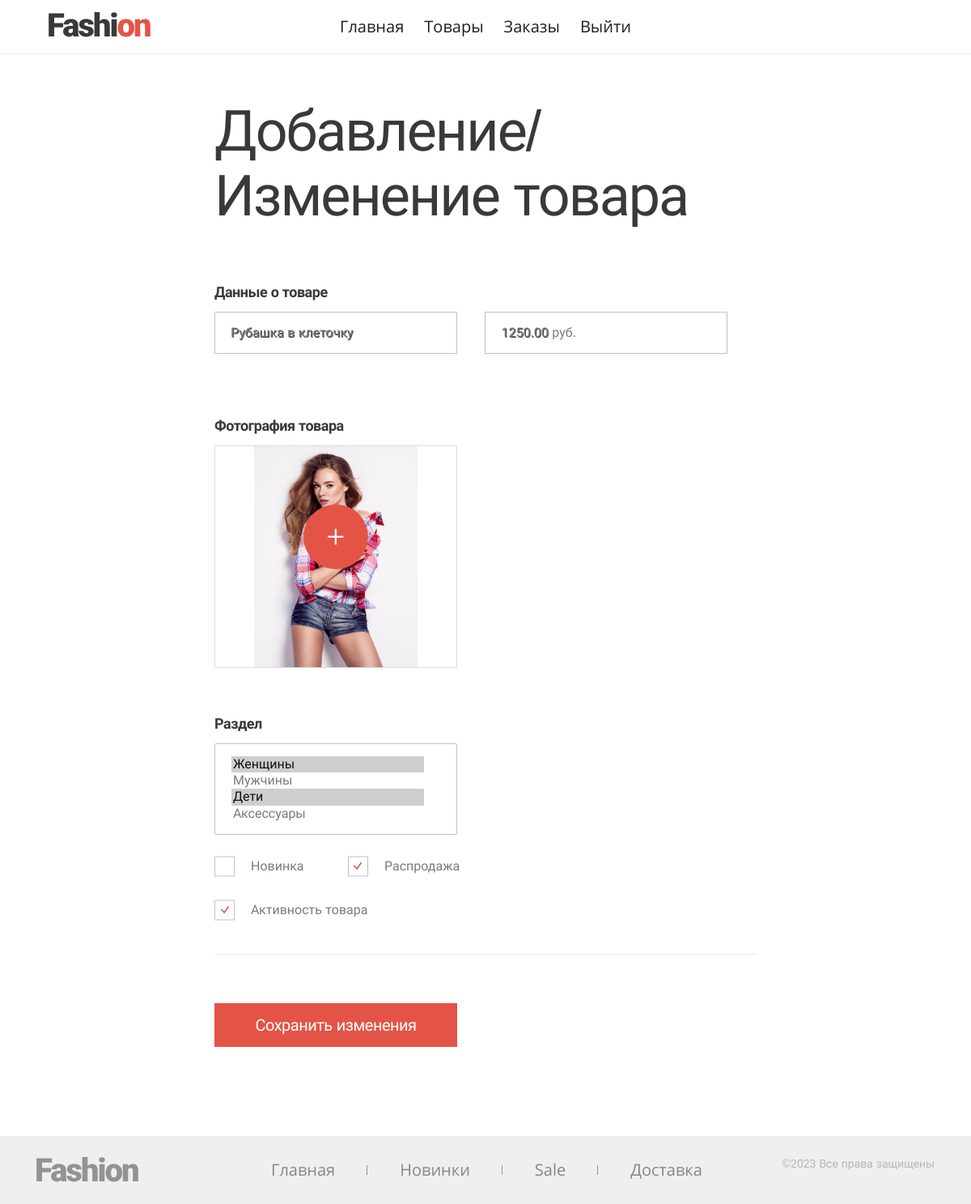
The page /admin/add/?id=5 (signed in) on the database its author committed.
### tables this page shows
CREATE TABLE IF NOT EXISTS `products` (
  `id` int(20) NOT NULL AUTO_INCREMENT COMMENT 'id товара',
  `name` varchar(255) NOT NULL DEFAULT '0' COMMENT 'Название товара',
  `price` decimal(12,2) unsigned NOT NULL DEFAULT '0.00' COMMENT 'Цена товара',
  `image` varchar(255) NOT NULL DEFAULT '0' COMMENT 'Имя файла с изображением товара',
  `new` tinyint(1) NOT NULL DEFAULT '0' COMMENT 'Признак новизны товара: 1 - новинка, 0 -нет',
  `sale` tinyint(1) NOT NULL DEFAULT '0' COMMENT 'Признак, что товар на распродаже: 1 - да, 0 -нет',
  `deleted` tinyint(1) NOT NULL DEFAULT '0' COMMENT 'Признак, что товар был удален: 1 - да, 0 -нет',
  `active` tinyint(1) NOT NULL DEFAULT '0' COMMENT 'Признак активности товар: 1 - да, 0 -нет',
  PRIMARY KEY (`id`)
);

### include/dbFunctions.php (called while the page is built, shortened)
<?php
function dbConnect() {
    $host = HOST;
    $user = USER;
    $password = PASSWORD;
    $dbname = DB_NAME;
    static $connection = null;
    if (null === $connection) {
        $connection = mysqli_connect($host, $user, $password, $dbname);
    }
    return $connection;
}

### admin/include/dbFunctions.php (called while the page is built, shortened)
<?php
function getProduct(int $id = 0)
{
    $sqlRequestStringProd = "SELECT p.* FROM products AS p
                            WHERE p.id = $id";
    $sqlRequestStringCat = "SELECT c.name AS category FROM products AS p
                            INNER JOIN category_product AS cp ON cp.product_id = p.id
                            INNER JOIN categories AS c ON cp.category_id = c.id
                            WHERE p.id = $id";
    $product = mysqli_fetch_assoc(mysqli_query(dbConnect(), "$sqlRequestStringProd"));
    $result = mysqli_query(dbConnect(), "$sqlRequestStringCat");
    while ($row = mysqli_fetch_row($result)) {
        $product['categories'][] = $row[0];
    }
    return $product;
}

### admin/add/index.php (the view, shortened to what this page needs)
<?php
include $_SERVER['DOCUMENT_ROOT'] . '/admin/templates/admin_head.php';
if (isset($_SESSION['isAuth']) && $_SESSION['isAuth'] == true) {
  include $_SERVER['DOCUMENT_ROOT'] . '/admin/templates/admin_header.php';
  if (isset($_GET['id'])) {
    $id = htmlentities($_GET['id']);
    $product = getProduct($id);
  } else {
    $product = 0;
  }
?>
<main class="page-add">
  <h1 class="h h--1">Добавление/Изменение товара</h1>
  <form class="custom-form" action="/admin/handlers/changeProduct.php" method="post" id="addProd" enctype="multipart/form-data" name="product-info">
    <fieldset class="page-add__group custom-form__group">
      <legend class="page-add__small-title custom-form__title">Данные о товаре</legend>
      <label for="product-name" class="custom-form__input-wrapper page-add__first-wrapper">
        <input type="text" class="custom-form__input" name="product-name" id="product-name"
            value="<?php if ($product) { echo $product['name']; }?>" required>
        <p class="custom-form__input-label">
          <?php
          if ($product) {
            echo $product['name'];
          } else { ?> Название товара <?php } ?>
        </p>
      </label>
      <label for="product-price" class="custom-form__input-wrapper">
        <input type="text" class="custom-form__input" name="product-price" id="product-price"
        value="<?php if ($product) { echo $product['price']; }?>" required>
        <p class="custom-form__input-label">
          <?php
          if ($product) {
            echo $product['price'] . " руб.";
          } else { ?> Цена товара <?php } ?>
        </p>
      </label>
    </fieldset>
    <fieldset class="page-add__group custom-form__group">
        <legend class="page-add__small-title custom-form__title">Фотография товара</legend>
        <ul class="add-list">
            <li class="add-list__item add-list__item--add" >
                <?php if ($product) { ?>
                  <img src="/img/products/<?=$product['image']?>">
                  <label for="product-photo"></label>
                <?php } else { ?>
                <label for="product-photo">Добавить фотографию</label>
                <?php } ?>
            </li>
        </ul>
    </fieldset>
    <fieldset class="page-add__group custom-form__group">
      <legend class="page-add__small-title custom-form__title">Раздел</legend>
      <div class="page-add__select">
        <select name="categories[]" class="custom-form__select" multiple="multiple" required>
          <option value="female" <?php if (isset($product['categories']) && in_array('women', $product['categories']))
          { echo "selected"; } ?>>Женщины</option>
          <option value="male" <?php if (isset($product['categories']) && in_array('men', $product['categories'])) { echo "selected"; } ?>>Мужчины</option>
          <option value="children" <?php if (isset($product['categories']) && in_array('children', $product['categories'])) { echo "selected"; } ?>>Дети</option>
          <option value="accessories" <?php if (isset($product['categories']) && in_array('accessories', $product['categories'])) { echo "selected"; } ?>>Аксессуары</option>
        </select>
      </div>
      <label for="new" class="custom-form__checkbox-label">Новинка</label>
      <label for="sale" class="custom-form__checkbox-label">Распродажа</label>
      <br>
      <br>
      <br>
      <label for="active" class="custom-form__checkbox-label">Активность товара</label>
    </fieldset>
    <button class="button" type="submit" name="product-change" value="1">
    <?php if ($product) { ?> Сохранить изменения
    <?php } else { ?> Добавить товар <?php } ?>
    </button>
  </form>
</main>
<?php
} else {  ?>
  <h4>Вы не авторизованы, для входа пройдите по ссылке <button><a href="/admin/">Авторизация</a></button></h4>
<?php
}
include $_SERVER['DOCUMENT_ROOT'] . '/templates/footer.php';

### rows shown on the page
products: product-name "Рубашка в клеточку", name "Рубашка в клеточку", product-price "1250.00", price "1250.00", image (picture)

### other values the page prints
$value['title'] "Главная"
$value['title'] "Товары"
$value['title'] "Заказы"
$value['title'] "Выйти"
$value['title'] "Новинки"
$value['title'] "Sale"
$value['title'] "Доставка"
